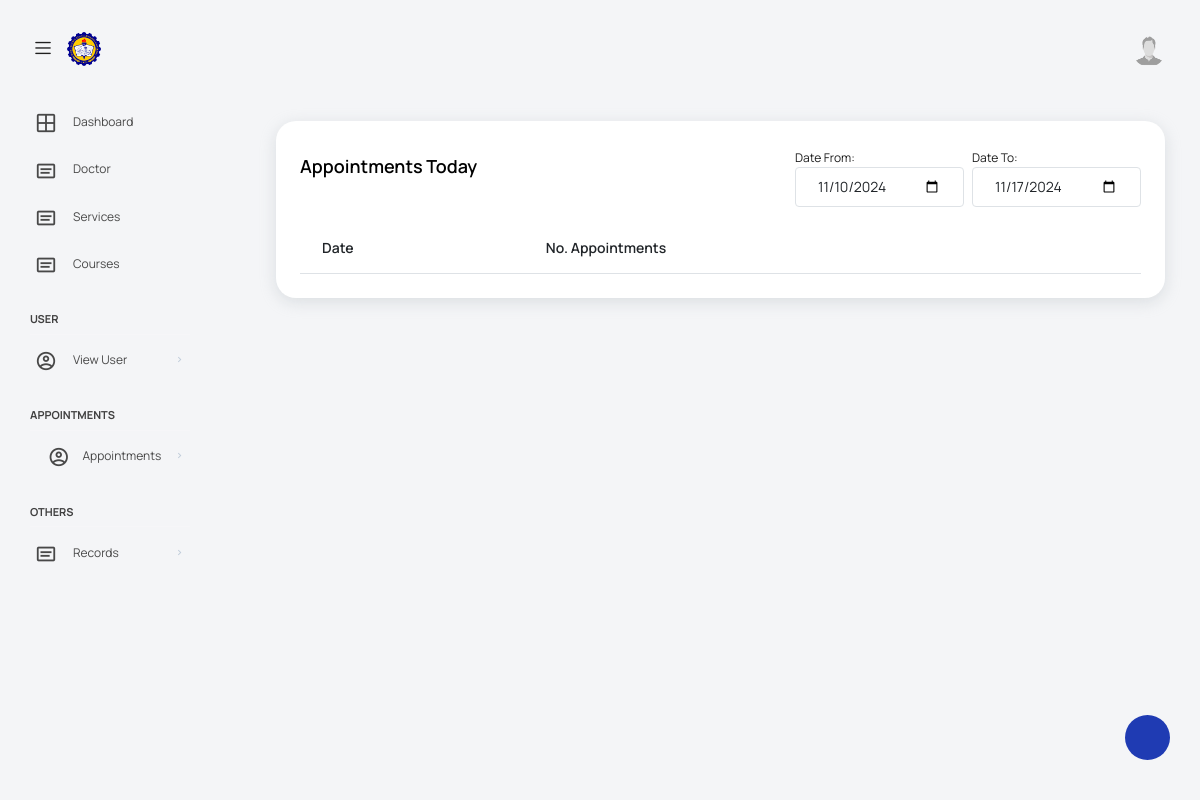
The app's page /views/assistantAppointmentDate.php?from=2024-11-10&to=2024-11-17, older data.
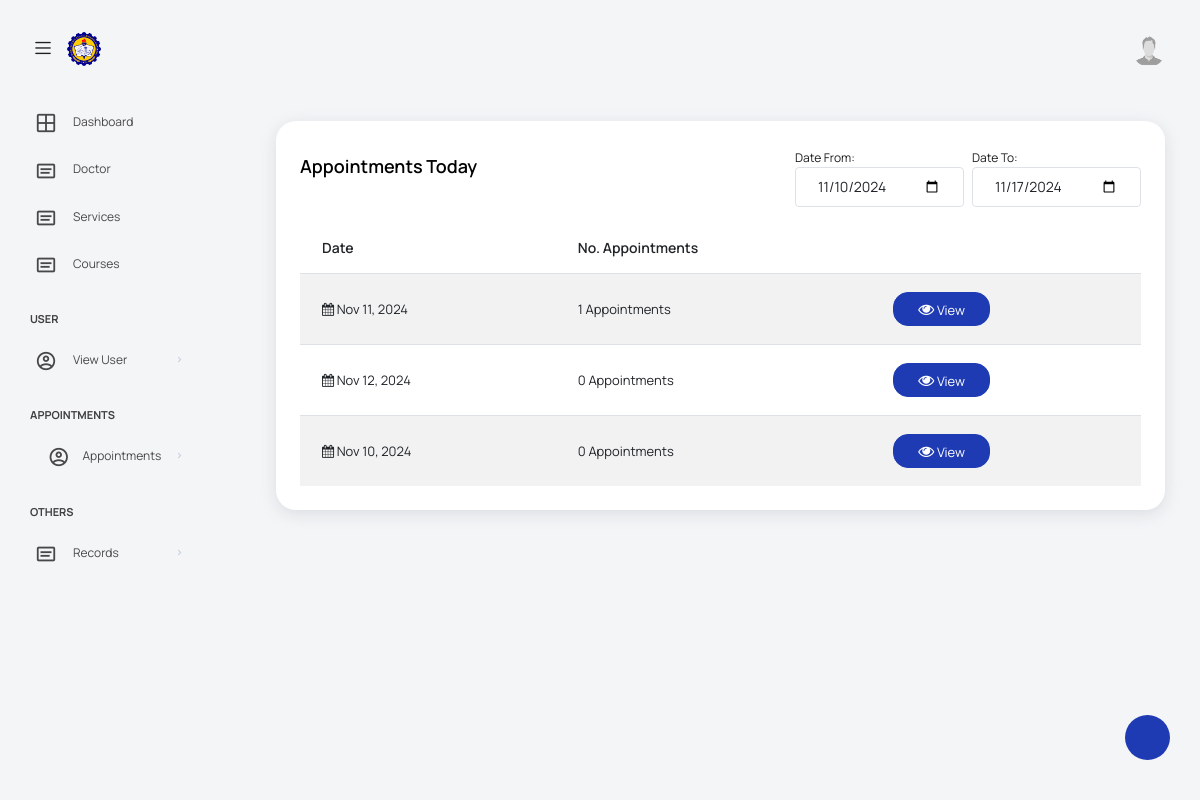
The same page, newer data.
### tables this page shows
CREATE TABLE `doctor_schedule` (
  `Doctor_schedule_ID` int(255) NOT NULL,
  `Assistant_ID` int(13) DEFAULT NULL,
  `Doctor_schedule_avail` datetime DEFAULT NULL,
  `Doctor_Schedule_type` int(2) NOT NULL
);

### config/database.php (called while the page is built, shortened)
<?php
$host = "localhost";
$username = "root";
$password = "";
$database = "capstone";
$conn = mysqli_connect($host, $username, $password, $database);
function countResult($table, $where_conditions = array(), $whereIn_conditions = array())
{
    global $conn;
    $query = "SELECT COUNT(*) FROM $table";
    if (!empty($where_conditions)) {
        $where = array();
        foreach ($where_conditions as $field => $value) {
            $where[] = "$field = '$value'";
        }
        $query .= " WHERE " . implode(' AND ', $where);
    }
    if (!empty($whereIn_conditions)) {
        $whereIn = array();
        foreach ($whereIn_conditions as $field => $values) {
            $whereIn[] = "$field IN ('" . implode("', '", $values) . "')";
        }
        if (!empty($where_conditions)) {
            $query .= " AND " . implode(' AND ', $whereIn);
        } else {
            $query .= " WHERE " . implode(' AND ', $whereIn);
        }
    }
    $result = mysqli_query($conn, $query);
    $count = mysqli_fetch_row($result)[0];
    return $count;
}

### views/assistantAppointmentDate.php (the view)
<?php require_once('assistantHeader.php'); ?>
<div class="col-lg-12 grid-margin stretch-card">
    <div class="card">
        <div class="card-body">
            <div class="d-flex justify-content-between align-items-center mb-2">
                <h4 class="card-title">Appointments<?php echo isset($_GET['filter']) && $_GET['filter'] == date('Y-m-d') ? " Today" : (isset($_GET['filter']) ? ' on ' . date('M d, Y', strtotime($_GET['filter'])) : ' Today'); ?></h4>
                <form method="get" action="assistantAppointmentDate.php" id="filter-form">
                    <div class="col-md-12 p-0">
                        <div class="row mx-auto g-0">
                            <div class="col-md-6 pe-1">
                                <label class="label-custom">Date From:</label>
                                <input class="form-control" type="date" name="from" id="filter-input" value="<?php echo isset($_GET['from']) ? htmlspecialchars($_GET['from']) : ''; ?>" onchange="document.getElementById('filter-form').submit();">
                            </div>
                            <div class="col-md-6 ps-1">
                                <label class="label-custom">Date To: </label>
                                <input class="form-control" type="date" name="to" id="filter-input" value="<?php echo isset($_GET['to']) ? htmlspecialchars($_GET['to']) : ''; ?>" onchange="document.getElementById('filter-form').submit();">
                            </div>
                        </div>
                    </div>
                </form>
            </div>
            <div class="row mx-auto mt-3">
                <table class="table table-striped mx-auto" id="tables">
                    <thead>
                        <tr>
                            <th>Date</th>
                            <th>No. Appointments</th>
                            <th></th>
                        </tr>
                    </thead>
                    <tbody>
                        <?php
                        $from = $_GET['from'];
                        $to = $_GET['to'];
                        $sql = "SELECT * FROM doctor_schedule WHERE Doctor_schedule_avail >= ? AND Doctor_schedule_avail <= ?";
                        $stmt = mysqli_prepare($conn, $sql);
                        mysqli_stmt_bind_param($stmt, 'ss', $from, $to);
                        $stmt->execute();
                        $result = $stmt->get_result();
                        $row = $result->fetch_all(MYSQLI_ASSOC);
                        ?>
                        <?php foreach ($row as $result) : ?>
                            <tr>
                                <td><i class="fa fa-calendar"></i> <?php echo date('M d, Y', strtotime($result['Doctor_schedule_avail'])) ?></td>
                                <?php $result1 = countResult('appointment', ['Doctor_schedule_ID' => $result['Doctor_schedule_ID']], ['Appointment_status' => [0, 1]]); ?>
                                <td><?php echo $result1; ?> Appointments</td>
                                <td><a class="btn btn-primary btn-sm px-4" href="assistantAppointment.php?date=<?php echo date('Y-m-d', strtotime($result['Doctor_schedule_avail'])) ?>"><i class="fa fa-eye"></i> View</a></td>
                            </tr>
                        <?php endforeach; ?>
                    </tbody>
                </table>
            </div>
        </div>
    </div>
</div>
<?php require_once('footer.php'); ?>

Row changes from the older to the newer data that the page shows:
added doctor_schedule: Doctor_schedule_avail "Nov 11, 2024", result1 "1"
added doctor_schedule: Doctor_schedule_avail "Nov 12, 2024", result1 "0"
added doctor_schedule: Doctor_schedule_avail "Nov 10, 2024", result1 "0"
